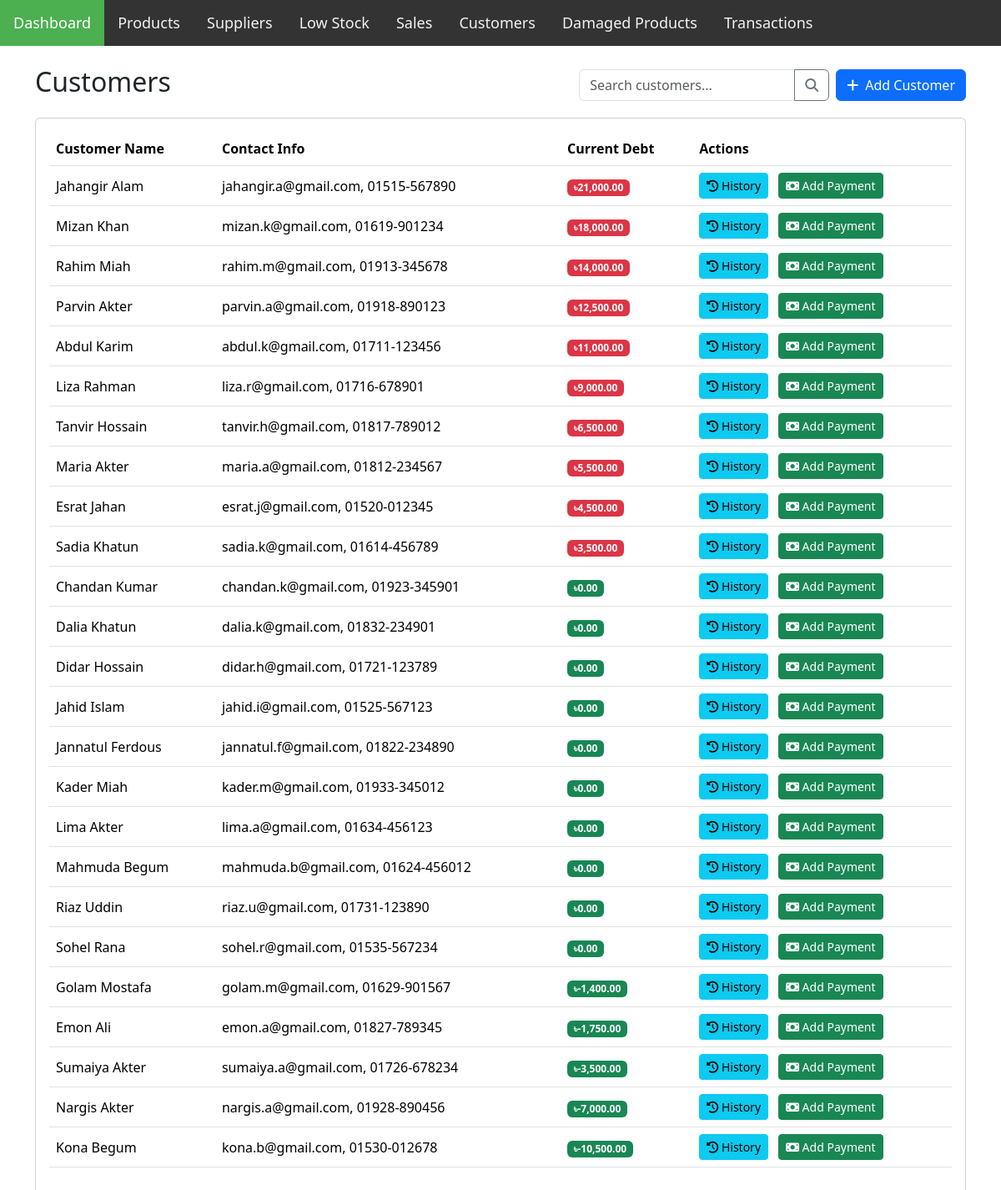
The page /customers.php on the database its author committed.
### tables this page shows
CREATE TABLE Customer (
    customer_id INT PRIMARY KEY AUTO_INCREMENT,
    name VARCHAR(255) NOT NULL,
    contact_info VARCHAR(255)
);

### customers.php (the view, shortened to what this page needs)
<?php
$database = new Database();
$db = $database->getConnection();
?>
<!DOCTYPE html>
<html lang="en">
<head>
    <link rel="stylesheet" href="assets/style.css">
    <link rel="stylesheet" href="https://cdnjs.cloudflare.com/ajax/libs/font-awesome/6.7.2/css/all.min.css">
    <link href="https://cdn.jsdelivr.net/npm/bootstrap@5.3.5/dist/css/bootstrap.min.css" rel="stylesheet">
</head>
<body>
    <header class="header">
        <?php include 'assets/navbar.php'; ?>
    </header>
    <main class="container mt-4">
        <div class="d-flex justify-content-between align-items-center mb-3">
            <h2>Customers</h2>
            <div class="d-flex gap-2">
                <div class="input-group" style="width: 300px;">
                    <input type="text" class="form-control" id="searchCustomer" placeholder="Search customers...">
                    <button class="btn btn-outline-secondary" type="button" id="searchButton">
                        <i class="fas fa-search"></i>
                    </button>
                </div>
                <button class="btn btn-primary" data-bs-toggle="modal" data-bs-target="#addCustomerModal">
                    <i class="fas fa-plus me-2"></i>Add Customer
                </button>
            </div>
        </div>
        <div class="card">
            <div class="card-body">
                <div class="table-responsive">
                    <table class="table table-hover align-middle">
                        <thead>
                            <tr>
                                <th>Customer Name</th>
                                <th>Contact Info</th>
                                <th>Current Debt</th>
                                <th>Actions</th>
                            </tr>
                        </thead>
                        <tbody id="customersTableBody">
                            <?php
                            try {
                                $stmt = $db->prepare($query);
                                $stmt->execute();
                                while ($row = $stmt->fetch(PDO::FETCH_ASSOC)) {
                                    $currentDebt = $row['total_debt_remaining'];
                                    ?>
                                    <tr>
                                        <td><?= htmlspecialchars($row['name']) ?></td>
                                        <td><?= htmlspecialchars($row['contact_info']) ?></td>
                                        <td>
                                            <span class="badge <?= $currentDebt > 0 ? 'bg-danger' : 'bg-success' ?>">
                                                ৳<?= number_format($currentDebt, 2) ?>
                                            </span>
                                        </td>
                                        <td>
                                            <button class="btn btn-sm btn-info me-2" onclick="viewDebtHistory(<?= $row['customer_id'] ?>)">
                                                <i class="fas fa-history"></i> History
                                            </button>
                                            <button class="btn btn-sm btn-success" onclick="addPayment(<?= $row['customer_id'] ?>)">
                                                <i class="fas fa-money-bill"></i> Add Payment
                                            </button>
                                        </td>
                                    </tr>
                                    <?php
                                }
                            } catch(PDOException $e) {
                                echo "<tr><td colspan='4' class='text-center text-danger'>Error loading customers</td></tr>";
                            }
                            ?>
                        </tbody>
                    </table>
                </div>
            </div>
        </div>
    </main>
</body>
</html>

### assets/navbar.php (shortened to what this page needs)
<div class="topnav" id="nav">
    <a href="index.php" class="active">Dashboard</a>
    <a href="products.php">Products</a>
    <a href="suppliers.php">Suppliers</a>
    <a href="low_stock.php">Low Stock</a>
    <a href="sales.php">Sales</a>
    <a href="customers.php">Customers</a>
    <a href="damaged_products.php">Damaged Products</a>
    <a href="transactions.php">Transactions</a>
</div>

### assets/style.css (style rules this page uses)
.topnav { background-color: #333; overflow: hidden; }
.topnav a { float: left; display: block; color: #f2f2f2; text-align: center; padding: 14px 16px; text-decoration: none; font-size: 18px; }
.topnav a.active { background-color: #4CAF50; color: white; }

### rows shown on the page
customer: name "Jahangir Alam", contact_info "jahangir.a@gmail.com, 01515-567890", currentDebt "21,000.00"
customer: name "Mizan Khan", contact_info "mizan.k@gmail.com, 01619-901234", currentDebt "18,000.00"
customer: name "Rahim Miah", contact_info "rahim.m@gmail.com, 01913-345678", currentDebt "14,000.00"
customer: name "Parvin Akter", contact_info "parvin.a@gmail.com, 01918-890123", currentDebt "12,500.00"
customer: name "Abdul Karim", contact_info "abdul.k@gmail.com, 01711-123456", currentDebt "11,000.00"
customer: name "Liza Rahman", contact_info "liza.r@gmail.com, 01716-678901", currentDebt "9,000.00"
customer: name "Tanvir Hossain", contact_info "tanvir.h@gmail.com, 01817-789012", currentDebt "6,500.00"
customer: name "Maria Akter", contact_info "maria.a@gmail.com, 01812-234567", currentDebt "5,500.00"
customer: name "Esrat Jahan", contact_info "esrat.j@gmail.com, 01520-012345", currentDebt "4,500.00"
customer: name "Sadia Khatun", contact_info "sadia.k@gmail.com, 01614-456789", currentDebt "3,500.00"
customer: name "Chandan Kumar", contact_info "chandan.k@gmail.com, 01923-345901", currentDebt "0.00"
customer: name "Dalia Khatun", contact_info "dalia.k@gmail.com, 01832-234901", currentDebt "0.00"
customer: name "Didar Hossain", contact_info "didar.h@gmail.com, 01721-123789", currentDebt "0.00"
customer: name "Jahid Islam", contact_info "jahid.i@gmail.com, 01525-567123", currentDebt "0.00"
customer: name "Jannatul Ferdous", contact_info "jannatul.f@gmail.com, 01822-234890", currentDebt "0.00"
customer: name "Kader Miah", contact_info "kader.m@gmail.com, 01933-345012", currentDebt "0.00"
customer: name "Lima Akter", contact_info "lima.a@gmail.com, 01634-456123", currentDebt "0.00"
customer: name "Mahmuda Begum", contact_info "mahmuda.b@gmail.com, 01624-456012", currentDebt "0.00"
customer: name "Riaz Uddin", contact_info "riaz.u@gmail.com, 01731-123890", currentDebt "0.00"
customer: name "Sohel Rana", contact_info "sohel.r@gmail.com, 01535-567234", currentDebt "0.00"
customer: name "Golam Mostafa", contact_info "golam.m@gmail.com, 01629-901567", currentDebt "-1,400.00"
customer: name "Emon Ali", contact_info "emon.a@gmail.com, 01827-789345", currentDebt "-1,750.00"
customer: name "Sumaiya Akter", contact_info "sumaiya.a@gmail.com, 01726-678234", currentDebt "-3,500.00"
customer: name "Nargis Akter", contact_info "nargis.a@gmail.com, 01928-890456", currentDebt "-7,000.00"
customer: name "Kona Begum", contact_info "kona.b@gmail.com, 01530-012678", currentDebt "-10,500.00"
